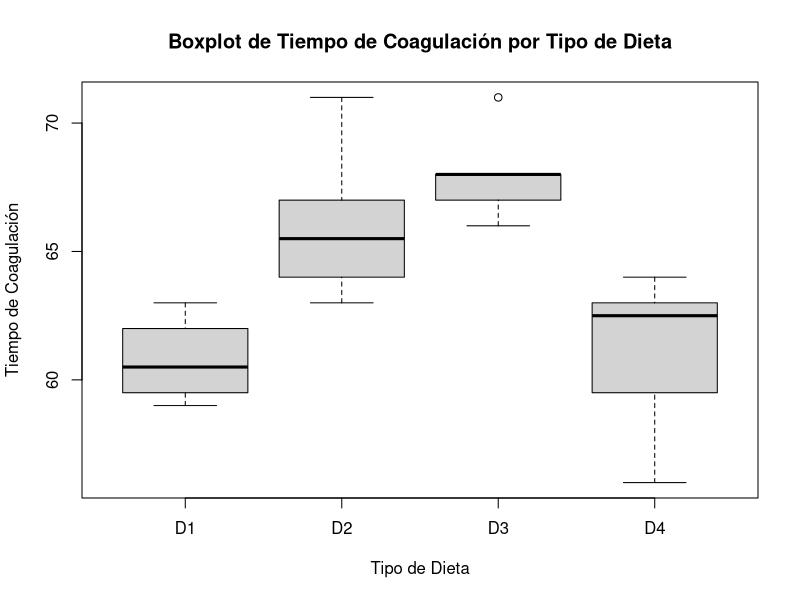
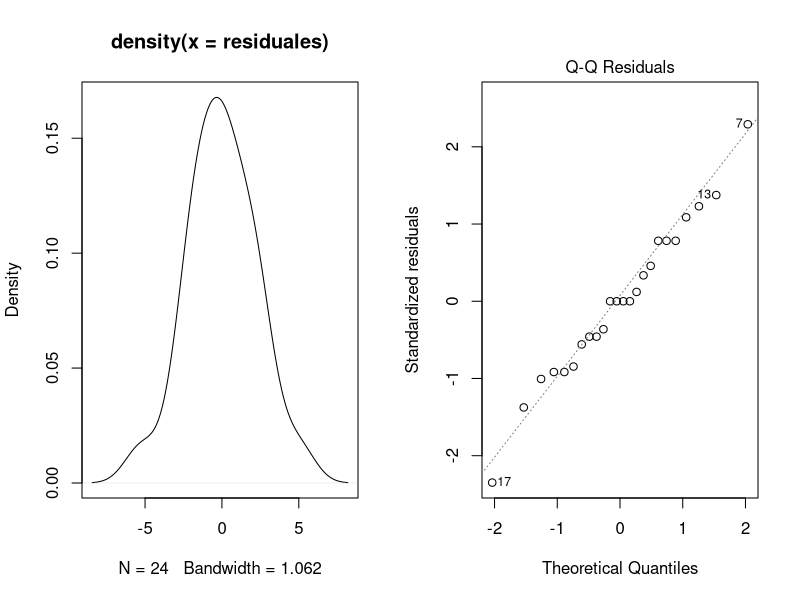
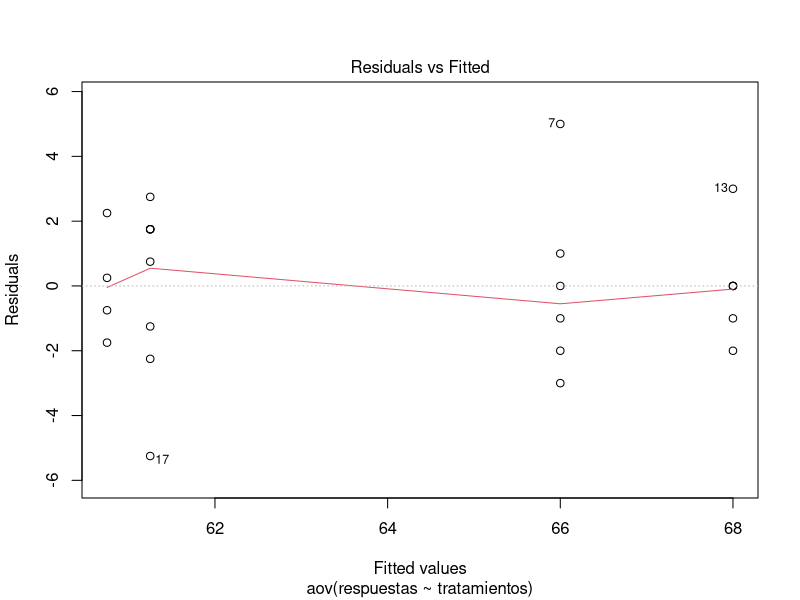
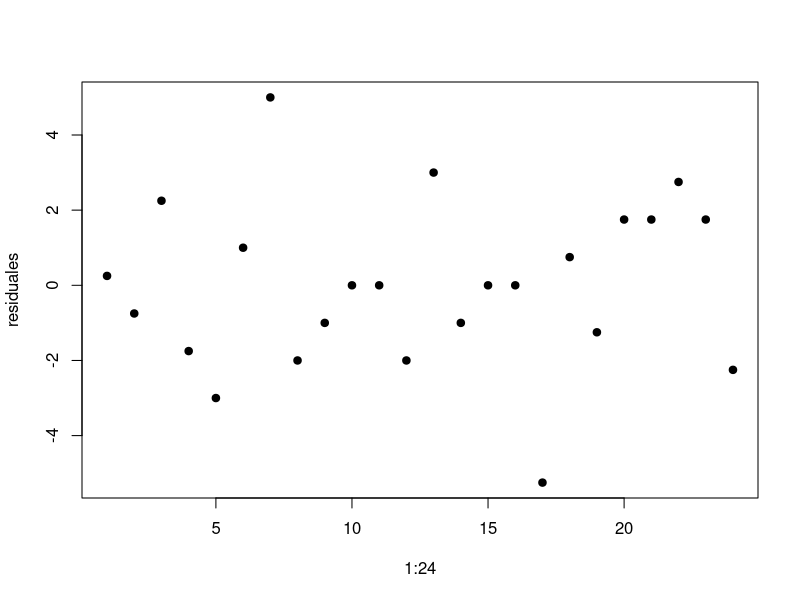

Source code (R) for these figures, in order:
#Para comparar cuatro dietas D 1 , D 2 , D 3 y D 4 , respecto a su influencia
#en el tiempo de coagulación de la sangre, se seleccionaron 24 animales y
#cada un recibió aleatoriamente una de las dietas. Los datos se muestran a
#continuación

#Hacer un diseño totalmente aleotarizado y Annova para comprobar hipotesis

# D1 = {61, 60, 63, 59}
# D2 = {63, 67, 71, 64, 65, 66}
# D3 = {68, 66, 71, 67, 68, 68}
# D4 = {56, 62, 60, 63, 63, 64, 63, 59}

#tratamientos 
tratamientos = rep(c("D1", "D2", "D3", "D4"), c(4, 6, 6, 8))
tratamientos

#longitud del vector
length(tratamientos)

# Respuestas de experimento
respuestas = c(61, 60, 63, 59, 
               63, 67, 71, 64, 65, 66,
               68, 66, 71, 67, 68, 68,
               56, 62, 60, 63, 63, 64, 63, 59
            )

#ver longitud de un vector
length(respuestas)

#unir datos
datos_dietas = data.frame(tratamientos, respuestas)
datos_dietas

attach(datos_dietas)

#hacer analisis exploratorio
# Calculando estadísticas descriptivas
summary(datos_dietas)

# Visualización de los datos
boxplot(respuestas ~ tratamientos, data = datos_dietas,
        xlab = "Tipo de Dieta",
        ylab = "Tiempo de Coagulación",
        main = "Boxplot de Tiempo de Coagulación por Tipo de Dieta") # no es suficiente para ver diferencias
 
#chatGPT:

# Realizar la prueba ANOVA
anova_result <- aov(respuestas ~ tratamientos, data = datos_dietas)

# Obtener el valor p del ANOVA
p_value <- summary(anova_result)[[1]]$`Pr(>F)`[1]

# Nivel de significancia
alpha <- 0.05

# Condición para determinar la conclusión del experimento, Qe significado tiene matematico y fisico de esto 
if (p_value < alpha) {
  cat("Dado el valor p de", p_value, "se concluye que hay diferencias significativas entre al menos dos grupos de dieta. Por lo tanto, el tipo de dieta tiene un efecto significativo en el tiempo de coagulación de la sangre.")
} else {
  cat("Dado el valor p de", p_value, "no se encontraron diferencias significativas entre los grupos de dieta. Por lo tanto, no se puede concluir que el tipo de dieta tenga un efecto significativo en el tiempo de coagulación de la sangre.")
}

#Evaluar los supuestos: normalidad

residuales = residuals(anova_result)
residuales

#graficos
#hacer un dos graficos
par(mfrow = c(1, 2))
plot(density(residuales))
plot(anova_result, which = 2)

shapiro.test(residuales)

#quitar para evitar, quitar graficos
dev.off()

#evaluar homocedasticidad 

#modo grafica
plot(anova_result, which = 1)

# Cargar el paquete necesario
library(car)

# Realizar la prueba de bartlett para evaluar la homocedasticidad
# Realizar la prueba de Bartlett para evaluar la homocedasticidad
bartlett_test <- bartlett.test(respuestas ~ tratamientos, data = datos_dietas)
bartlett_test

# Realizar la prueba de Bartlett para evaluar la homocedasticidad
bartlett_test <- bartlett.test(respuestas ~ tratamientos, data = datos_dietas)

# Obtener el valor p del test de Bartlett
p_value_bartlett <- bartlett_test$p.value

# Nivel de significancia
alpha <- 0.05

# Condición para determinar la hipótesis nula de Bartlett
if (p_value_bartlett < alpha) {
  cat("La hipótesis nula de Bartlett (H0) es que las varianzas de las muestras provienen de poblaciones con la misma varianza.\n")
} else {
  cat("La hipótesis nula de Bartlett (H0) no puede ser rechazada. Las varianzas de las muestras pueden provenir de poblaciones con la misma varianza.\n")
}

#test  de independencia
plot(1:24, residuales, pch = 19) #no deben existir patrones

#interpretacion ANNOVA
summary(anova_result)

#esto no es blanco y negro, no es asi, ver que consecuencias de esto en un experimento, ver si puede replicar, siempre planeas
#balaceado

if (p_value < alpha) {
  cat("Dado el valor p de", p_value, "se concluye que hay diferencias significativas entre al menos dos grupos de dieta. Por lo tanto, el tipo de dieta tiene un efecto significativo en el tiempo de coagulación de la sangre.")
} else {
  cat("Dado el valor p de", p_value, "no se encontraron diferencias significativas entre los grupos de dieta. Por lo tanto, no se puede concluir que el tipo de dieta tenga un efecto significativo en el tiempo de coagulación de la sangre.")
}